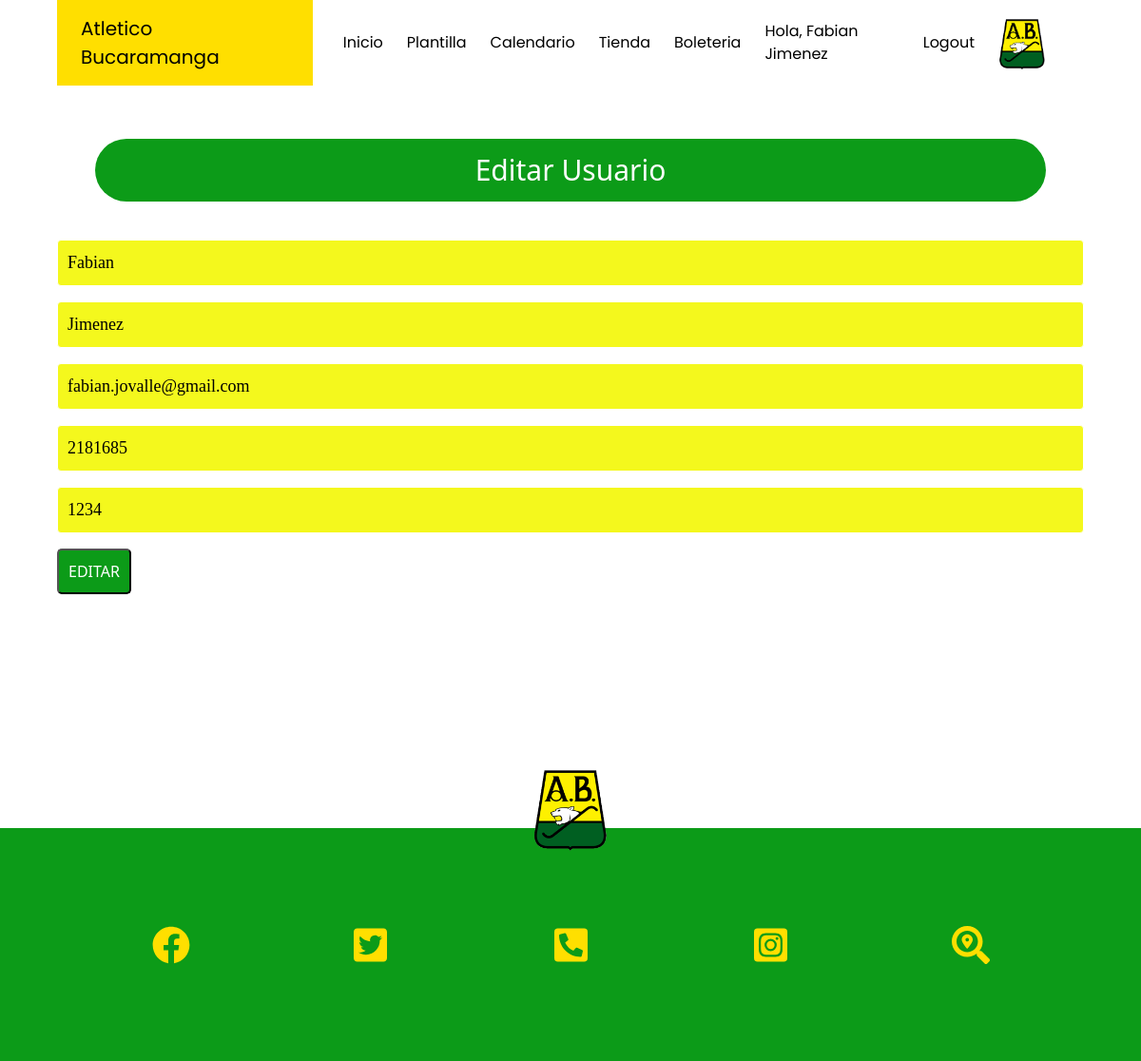
Page /editar_user.php (signed in) on the committed database.
### tables this page shows
CREATE TABLE `cliente` (
  `id` int(11) NOT NULL,
  `nombre` varchar(50) NOT NULL,
  `apellido` varchar(50) NOT NULL,
  `correo` varchar(100) NOT NULL,
  `username` varchar(20) NOT NULL,
  `pass` varchar(20) NOT NULL,
  `rol` tinyint(1) DEFAULT 0
);

### editar_user.php (the view, shortened to what this page needs)
<?php
  include("conexion.php");
  if (isset($_SESSION['user_id'])) {
        $sql="SELECT id,nombre,apellido,correo,username,pass FROM cliente WHERE id = '".$_SESSION['user_id']."';";
        $resultado=mysqli_query($conexion,$sql);
        $fila=mysqli_fetch_assoc($resultado);
        $user = null;
    if (count($fila) > 0) {
      $user = $fila;
    }
  }
?>
<?php include("template/header.php"); ?>
    <link href="https://cdn.jsdelivr.net/npm/bootstrap@5.1.3/dist/css/bootstrap.min.css" rel="stylesheet"
>
    <link rel="stylesheet" href="css/insertar.css">
</head>
<body>
<div class="contenedor">
        <div class="menu">
            <p class="nombret">
                Atletico Bucaramanga
            </p>
            <nav>
                <ul class="lista">
                        <a href="index.php"><li>Inicio</li></a>
                        <a href="plantilla.php"><li>Plantilla</li></a>
                        <a href="calendario.php"><li >Calendario</li></a>
                        <a href="tienda2.php"><li>Tienda</li></a>
                        <a href="boleteria.php"><li>Boleteria</li></a>
                        <?php if(!empty($user)): ?>
                                <a class="nombre_usuario" href="editar_user.php"><li> Hola, <?= $user['nombre']; ?> <?= $user['apellido']?></li></a>
                                <a href="logout.php"><li>Logout</li></a>
                        <?php else: ?>
                                <a href="login_user.php"><li>Login</li></a>
                        <?php endif; ?>
                        <a href="index.php"><li ><img src="img/escudo.png" alt=""></li></a>
                </ul>
            </nav>
        </div>
        <?php
        if(isset($_POST['enviar'])){
            $id=$_POST["id"];
            $nombre=$_POST['nombre'];
            $apellido=$_POST['apellido'];
            $correo=$_POST['correo'];
            $username=$_POST['username'];
            $pass=$_POST['pass'];
            $sql="UPDATE cliente set nombre='".$nombre."',apellido='".$apellido."', correo = '".$correo."'
                ,username = '".$username."', pass = '".$pass."'
                where id='".$id."'";
            $resultado=mysqli_query($conexion,$sql);
            if($resultado){
                echo " <script language='JavaScript'>
                        alert('Los datos fueron modificados correctamente');
                        location.assign('index.php');
                        </script>";
            }else{
                echo " <script language='JavaScript'>
                        alert('ERROR: Los datos NO fueron modificados correctamente');
                        location.assign('index.php');
                        </script>";
            }
            mysqli_close($conexion);
        }else{
    ?>
    <div class="contenedor__login-register">
            <h1 class="titulos">Editar Usuario</h1>
            <form action="<?=$_SERVER['PHP_SELF']?>" method="post">
                <input class="inputs" type="text" name="nombre" id="nombre" value="<?php echo $user["nombre"];?>">
                <input class="inputs" type="text" name="apellido" id="apellido" value="<?php echo $user["apellido"];?>">
                <input class="inputs" type="text" name="correo" id="correo" value="<?php echo $user["correo"];?>">
                <input class="inputs" type="text" name="username" id="username" value="<?php echo $user["username"];?>">
                <input class="inputs" type="text" name="pass" id="pass" value="<?php echo $user["pass"];?>">
                <input class="btn_agregar" type="submit" name="enviar" value="EDITAR">
            </form>
        </div>
    <?php
            }
    ?>
</div>
<?php include("template/footer.php"); ?>

### css/base.css (style rules this page uses)
body { font-family: 'Poppins', sans-serif; margin:0; background-color: #ffffff; }
.nombret { background-color: #ffdf00; font-size: 20px; padding: 15px 25px 15px 25px; display: flex; align-items: center; }
.menu li { list-style: none; margin-right: 25px; }
.menu ul { display: flex; align-items: center; }
.menu { display: flex; justify-content: space-between; align-items: center; color: black; font-family: 'Poppins', sans-serif; }
.menu img { width: 60px; margin-bottom: -3px; margin-left: -5px; margin-right: 10px; }
.lista { display: flex; }
a { text-decoration: none; color: black; }
.titulos { font-size: 30px; background: #0c9b18; margin: 40px; color: white; padding: 15px 30px 15px 30px; border-radius: 73px; text-align: center; }
.contenedor { max-width: 1280px; width: 90%; margin: auto; }

### css/insertar.css (style rules this page uses)
.inputs { width: 100%; background: #f4f81d; padding: 10px; border-radius: 4px; margin-bottom: 16px; border: 1px solid #ffffff; font-family: 'calibri'; font-size: 18px; color: rgb(0, 0, 0); }
a { text-decoration: none; color: black; }
.btn_agregar { background-color: #0c9b18; padding: 10px; border-radius: 5px; color: white; }

### rows in the picture
cliente: nombre "Fabian", apellido "Jimenez", correo "fabian.jovalle@gmail.com", username "2181685", pass "1234"
